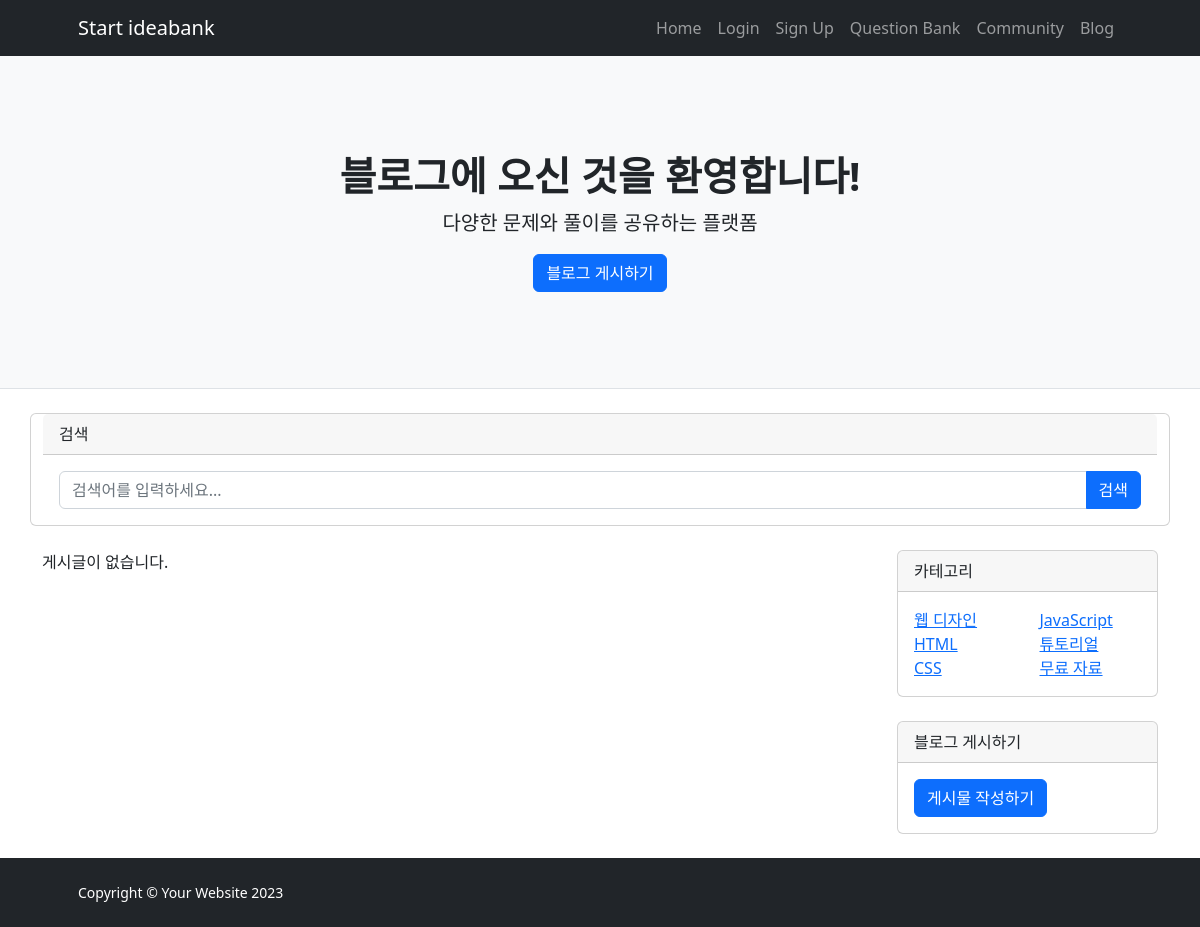
The app's page /blog-post/, older data.
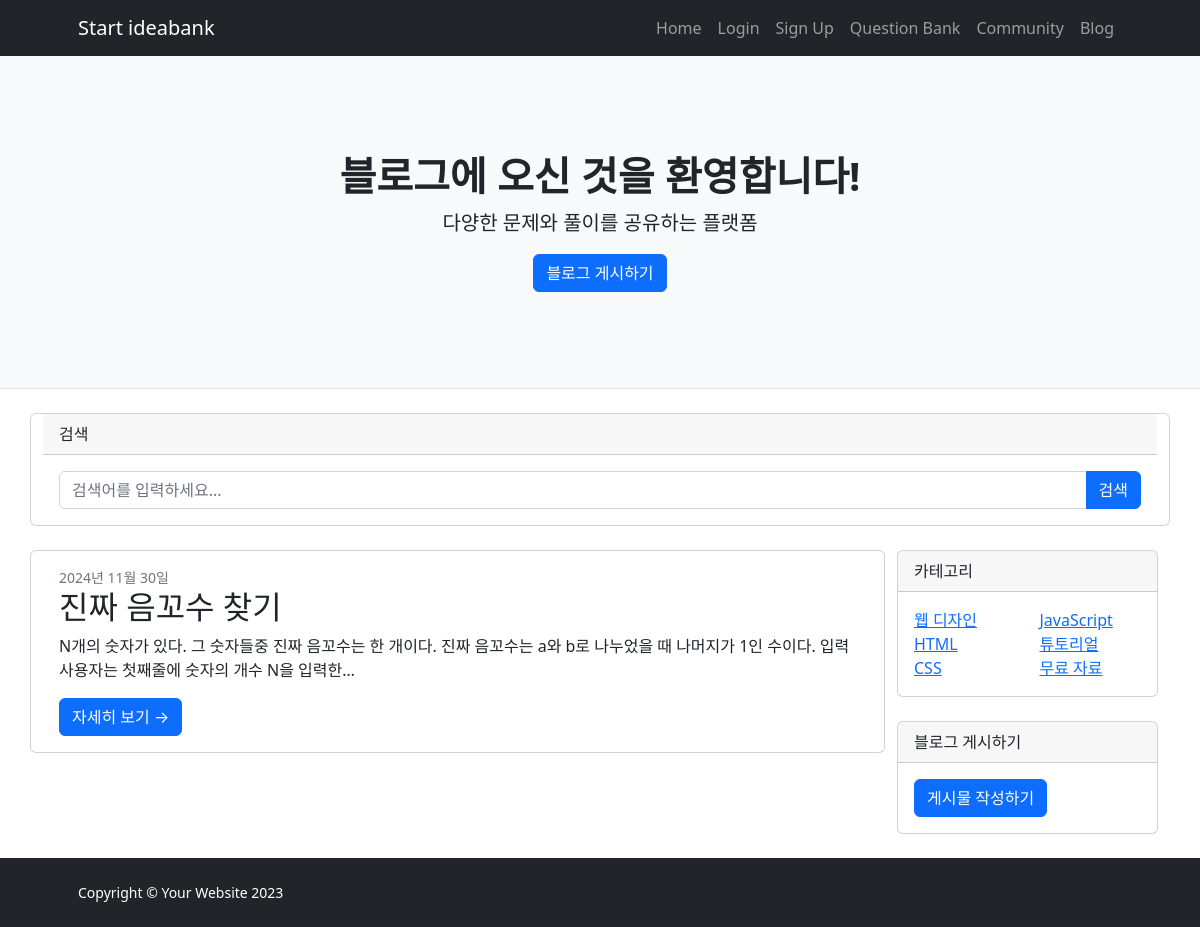
The same page, newer data.
### IBK_ossproject/models.py (models this page shows, shortened)
class BlogPost(models.Model):
    title = models.CharField(max_length=200)
    category = models.CharField(max_length=50)
    content = models.TextField()
    image = models.ImageField(upload_to='blog_images/', blank=True, null=True)
    author = models.ForeignKey(User, on_delete=models.CASCADE)
    created_at = models.DateTimeField(auto_now_add=True)

### IBK_ossproject/views.py (the view)
# urls.py: path('blog-post/', views.blog_post, name='blog_post'),  # 블로그 페이지
def blog_post(request):
    blog_posts = BlogPost.objects.all().order_by('-created_at')
    return render(request, 'blog-post.html', {'blog_posts': blog_posts})

### templates/blog-post.html (shortened to what the changed rows need)
{% extends 'base.html' %}
{% block content %}
    <header class="py-5 bg-light border-bottom mb-4">
        <div class="container">
            <div class="text-center my-5">
                <h1 id="header-title" class="fw-bolder editable" contenteditable="false">블로그에 오신 것을 환영합니다!</h1>
            </div>
        </div>
    </header>
    <div class="container">
        <div class="row">
            <div class="col-lg-9">
                {% if query and query.strip %}
                    <div class="my-4">
                        <h4 class="fw-bold">검색 결과: "{{ query }}"</h4>
                        {% if blog_posts %}
                            <div class="row gx-5">
                                {% for blog in blog_posts %}
                                    <div class="col-lg-12 mb-4">
                                        <div class="card">
                                            {% if blog.image %}
                                                <img class="card-img-top" src="{{ blog.image.url }}" alt="{{ blog.title }}">
                                            {% endif %}
                                            <div class="card-body">
                                                <h5 class="card-title">{{ blog.title }}</h5>
                                                <p class="card-text">{{ blog.content|truncatechars:100 }}</p>
                                                <a href="{% url 'blog_detail' blog.pk %}" class="btn btn-primary">자세히 보기</a>
                                                {% if blog.author == user %}
                                                    <a href="{% url 'blog_edit' blog.pk %}" class="btn btn-warning">수정</a>
                                                {% endif %}
                                            </div>
                                        </div>
                                    </div>
                                {% endfor %}
                            </div>
                        {% else %}
                            <p>검색 결과가 없습니다.</p>
                        {% endif %}
                    </div>
                {% else %}
                    <div class="row">
                        {% for blog in blog_posts %}
                            <div class="card mb-4">
                                <div class="card-body">
                                    <div class="small text-muted">{{ blog.created_at|date:"Y년 m월 d일" }}</div>
                                    <h2 class="card-title">{{ blog.title }}</h2>
                                    <p class="card-text">{{ blog.content|truncatechars:100 }}</p>
                                    <a class="btn btn-primary" href="{% url 'blog_detail' blog.pk %}">자세히 보기 →</a>
                                </div>
                            </div>
                        {% empty %}
                            <p>게시글이 없습니다.</p>
                        {% endfor %}
                    </div>
                {% endif %}
            </div>
        </div>
    </div>
{% endblock %}

Row changes from the older to the newer data that the page shows:
added BlogPost: created_at "2024년 11월 30일", title "진짜 음꼬수 찾기", content "N개의 숫자가 있다. 그 숫자들중 진짜 음꼬수는 한 개이다. 진짜 음꼬수는 a와 b로 나누었을 때 나머지가 1인 수이다. 입력 사용자는 첫째줄에 숫자의 개수 N을 입력한…"
Text that changed along with them:
text no longer shown: "게시글이 없습니다."
